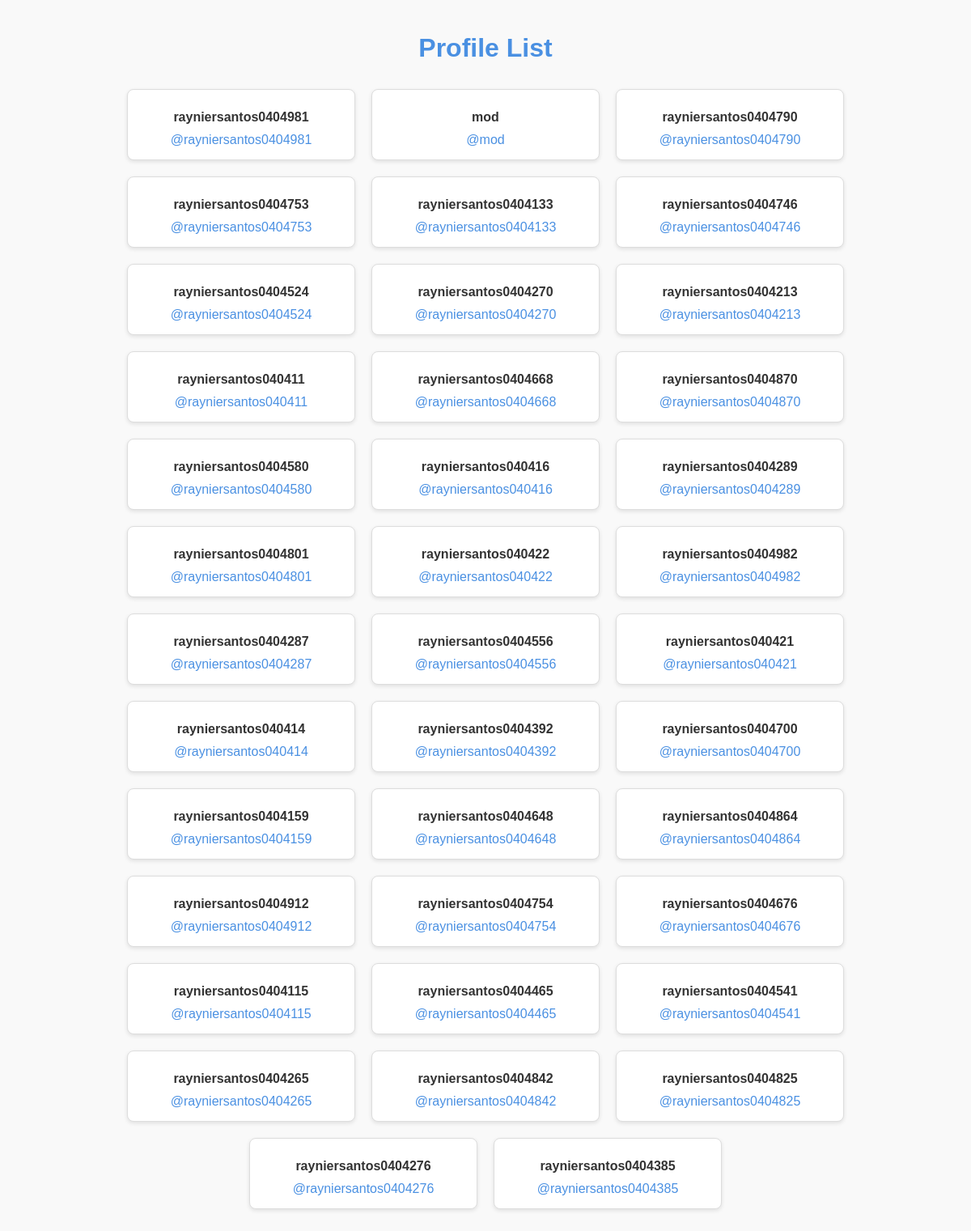
The page /profiles/profile_list/ on the database as committed earlier.
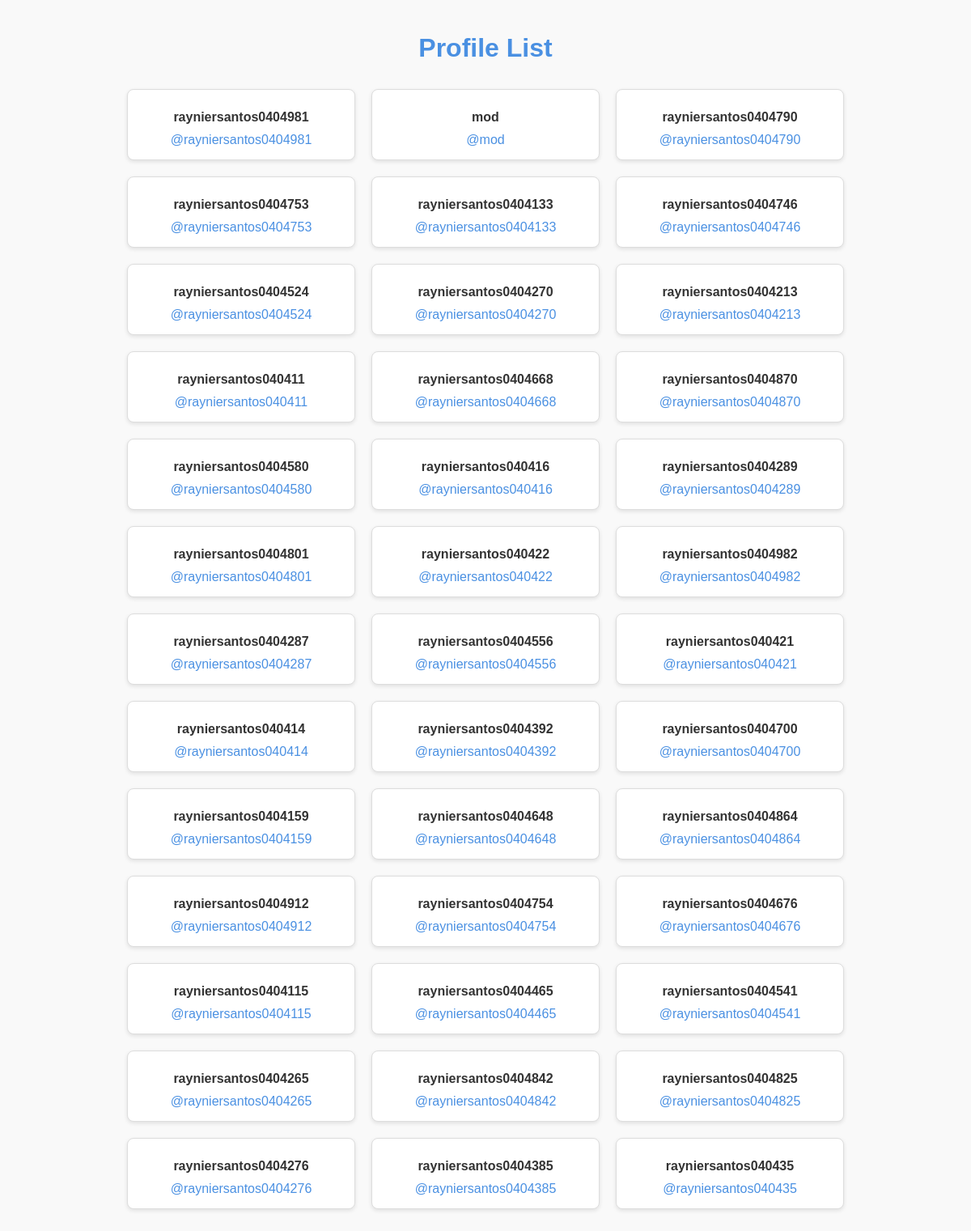
The same page on the database as committed later.
### profiles/models.py (models this page shows, shortened)
class Profile(models.Model):
    user = models.OneToOneField(User, on_delete=models.CASCADE)
    friends = models.ManyToManyField(User, related_name='friends', blank=True)

### profiles/views.py (the view)
# urls.py: path('profile_list/', views.profile_list, name='profile_list'),
def profile_list(request):
    profiles = Profile.objects.all()
    return render(request, 'homep/profile_list.html', {'profiles': profiles})

### templates/homep/profile_list.html (shortened to what this page needs)
<!DOCTYPE html>
{% load static %}
<html lang="en">
<head>
</head>
<body>
<h1>Profile List</h1>
<div class="container">
    {% if profiles %}
        {% for profile in profiles %}
            <div class="profile">
                <div class="username">{{ profile.user.username }}</div>
                <div>
                    <a class="link" href="{% url 'profile' profile.user.id %}">@{{ profile.user.username|lower }}</a>
                </div>
            </div>
        {% endfor %}
    {% else %}
        <p class="no-profiles">No profiles available.</p>
    {% endif %}
</div>
</body>
</html>

### templates/homep/profile_list.html (style rules this page uses)
body { font-family: Arial, sans-serif; background-color: #f9f9f9; color: #333; margin: 0; padding: 20px; }
h1 { text-align: center; color: #4A90E2; }
.container { display: flex; flex-wrap: wrap; justify-content: center; }
.profile { background-color: #ffffff; border: 1px solid #ddd; border-radius: 8px; padding: 15px; margin: 10px; width: 250px; box-shadow: 0 2px 5px rgba(0, 0, 0, 0.1); transition: transform 0.2s; text-align: center; }
.username { font-weight: bold; color: #333; margin: 10px 0; }
.link { color: #4A90E2; text-decoration: none; }

Rows that differ between the two databases and show on the page:
added Profile: user.username "rayniersantos040435"
